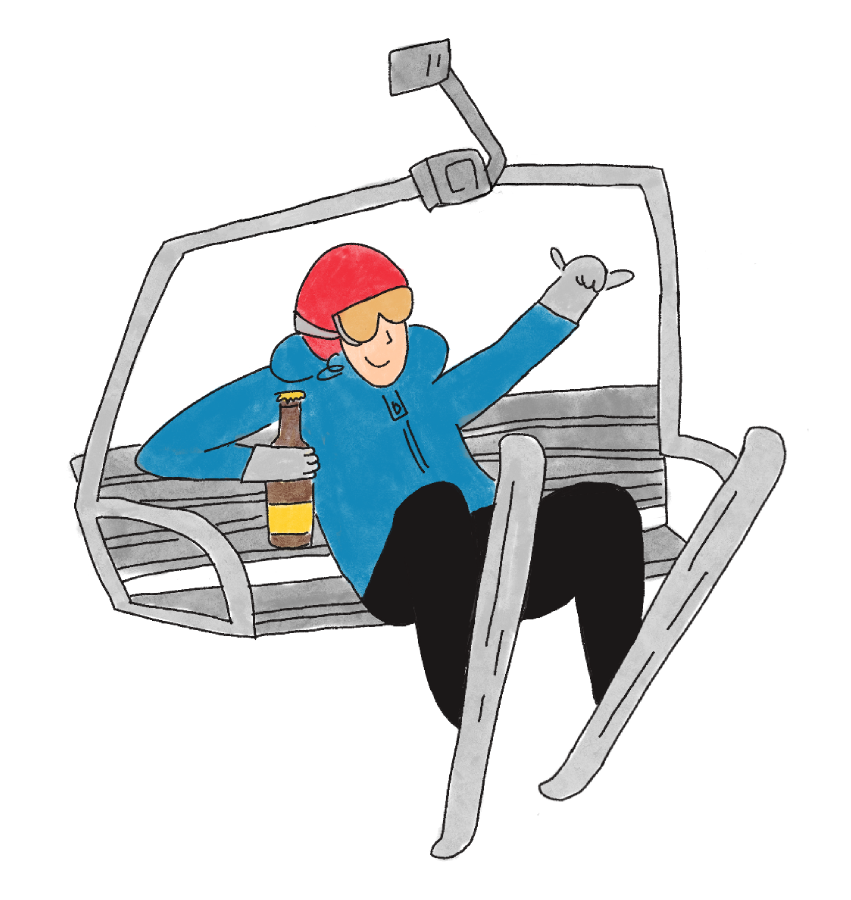
#> input picture griffinchairlift.png, 2552 x 2700 px (shown at 1/3 size)
$ python build_colorways.py
#> lines starting #> are read from the running program, lines starting #| are printed output that depends on the picture
#!/usr/bin/env python3
"""
Generates the tee print colorways from griffinchairlift.png and the
desktop-icon cutout mocial uses to launch the shop.

Why hue-shift instead of flat color replacement: the jacket (#1388b9) and
helmet (#f0303d) are the only two regions with a color unique to that part -
everything else (pants, ski poles, the chair frame, line art itself) shares
the same near-black stroke color, so it can't be recolored independently
without new source art that puts pants on their own layer/fill. Goggles and
gloves share their color with the beer bottle and chair highlights for the
same reason. That's why only jacket + helmet vary across colorways today.

Run again after editing PRESETS or swapping in a new griffinchairlift.png:
    python3 build_colorways.py
"""
import colorsys
import os
from PIL import Image, ImageChops

HERE = os.path.dirname(os.path.abspath(__file__))
SRC = os.path.join(os.path.dirname(HERE), "griffinchairlift.png")
OUT_DIR = os.path.join(HERE, "assets")
ICON_OUT = os.path.join(os.path.dirname(HERE), "griffinchairlift-icon.png")

JACKET_REF = (19, 136, 185)   # sampled from the source art
HELMET_REF = (240, 48, 61)

MAX_PRINT_WIDTH = 900    # web-sized print art used in the mockup
ICON_WIDTH = 320         # desktop-icon cutout (mocial displays it much smaller)

# Each preset only needs to name where jacket/helmet land - hue and
# saturation come from the hex, brightness keeps the original art's shading
# by scaling relative to the reference swatch above.
PRESETS = [
    {"slug": "og-blue",      "label": "OG Blue",      "jacket": None,      "helmet": None},
    {"slug": "blackout",     "label": "Blackout",     "jacket": "#202020", "helmet": "#4a4a4a"},
    {"slug": "powder-white", "label": "Powder White", "jacket": "#eef3f6", "helmet": "#cfe8f5"},
    {"slug": "sunset",       "label": "Sunset",       "jacket": "#ff7a3d", "helmet": "#ff3d7a"},
    {"slug": "forest",       "label": "Forest",       "jacket": "#2f6b3c", "helmet": "#d9a92b"},
    {"slug": "bruise",       "label": "Bruise",       "jacket": "#6a3fb5", "helmet": "#e63e8c"},
]


def hex_to_rgb(h):
    h = h.lstrip("#")
    return tuple(int(h[i:i + 2], 16) for i in (0, 2, 4))


def rgb_to_hsv255(rgb):
    r, g, b = (c / 255.0 for c in rgb)
    h, s, v = colorsys.rgb_to_hsv(r, g, b)
    return int(round(h * 255)), int(round(s * 255)), int(round(v * 255))


def circular_hue_lut(target, full=10, zero=28):
    """255 within `full` of the target hue, ramping to 0 by `zero` away."""
    lut = []
    for h in range(256):
        d = abs(h - target)
        d = min(d, 256 - d)
        if d <= full:
            lut.append(255)
        elif d >= zero:
            lut.append(0)
        else:
            lut.append(int(round(255 * (zero - d) / (zero - full))))
    return lut


def ramp_lut(lo, hi):
    """0 at/under lo, 255 at/over hi, linear between - a soft threshold."""
    lut = []
    for v in range(256):
        if v <= lo:
            lut.append(0)
        elif v >= hi:
            lut.append(255)
        else:
            lut.append(int(round(255 * (v - lo) / (hi - lo))))
    return lut


def scale_lut(factor):
    lut = []
    for v in range(256):
        lut.append(max(0, min(255, int(round(v * factor)))))
    return lut


def recolor_part(rgb_img, H, S, V, ref_rgb, target_hex):
    """Hue/sat replaced from target_hex; value scaled to preserve shading."""
    rh, rs, rv = rgb_to_hsv255(ref_rgb)
    th, ts, tv = rgb_to_hsv255(hex_to_rgb(target_hex))

    # Soft mask: full weight for pixels near the reference hue AND clearly
    # saturated (excludes the near-black/gray line art, which shares the
    # jacket/helmet's hue space but has almost no saturation). The ramp
    # (rather than a hard cutoff) is what keeps antialiased edges clean.
    weight = ImageChops.multiply(H.point(circular_hue_lut(rh)), S.point(ramp_lut(90, 150)))

    factor = tv / max(rv, 1)
    new_v = V.point(scale_lut(factor))
    new_h = Image.new("L", H.size, th)
    new_s = Image.new("L", H.size, ts)
    recolored_rgb = Image.merge("HSV", (new_h, new_s, new_v)).convert("RGB")

    return Image.composite(recolored_rgb, rgb_img, weight)


def main():
    os.makedirs(OUT_DIR, exist_ok=True)

    src = Image.open(SRC).convert("RGBA")
#> src is the input picture: PIL image 2552x2700 RGBA; mean R, G, B, A 30.3, 34.5, 36.6, 63.3
    alpha = src.split()[3]
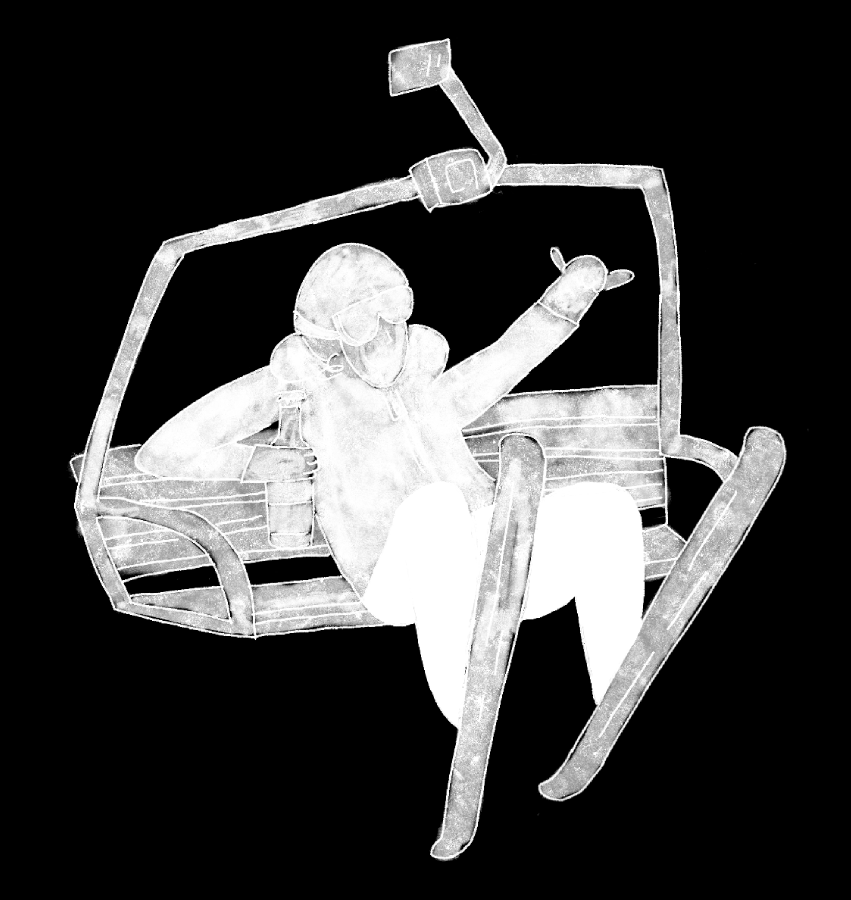
#> alpha: PIL image 2552x2700 L (shown at 1/3 size); min 0, max 255, mean 63.3
    bbox = alpha.getbbox()  # same crop for every variant so they line up
#> bbox = (181, 113, 2427, 2585)

    rgb = src.convert("RGB")
    H, S, V = rgb.convert("HSV").split()
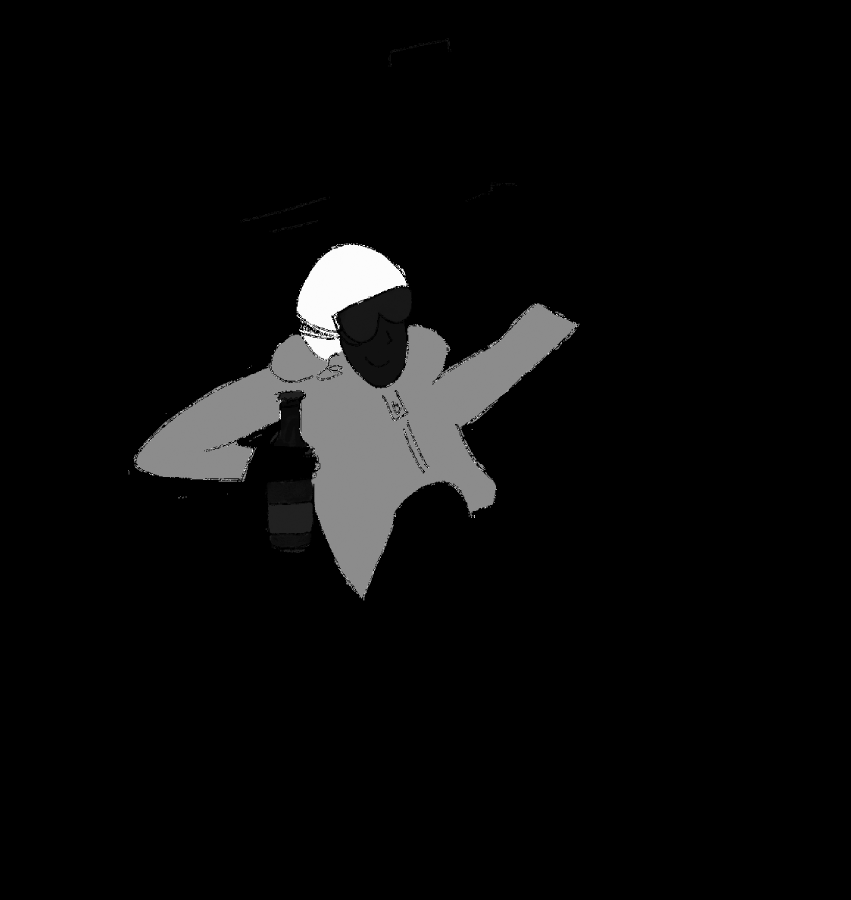
#> H: PIL image 2552x2700 L (shown at 1/3 size); min 0, max 254, mean 10.4
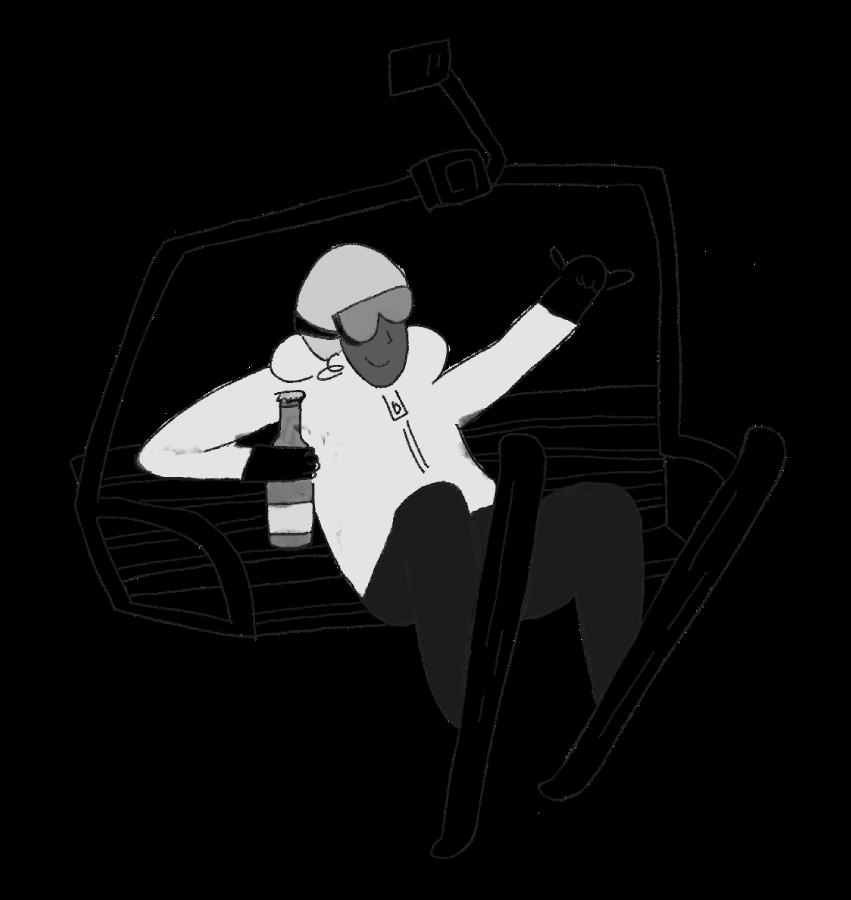
#> S: PIL image 2552x2700 L (shown at 1/3 size); min 0, max 255, mean 17.9
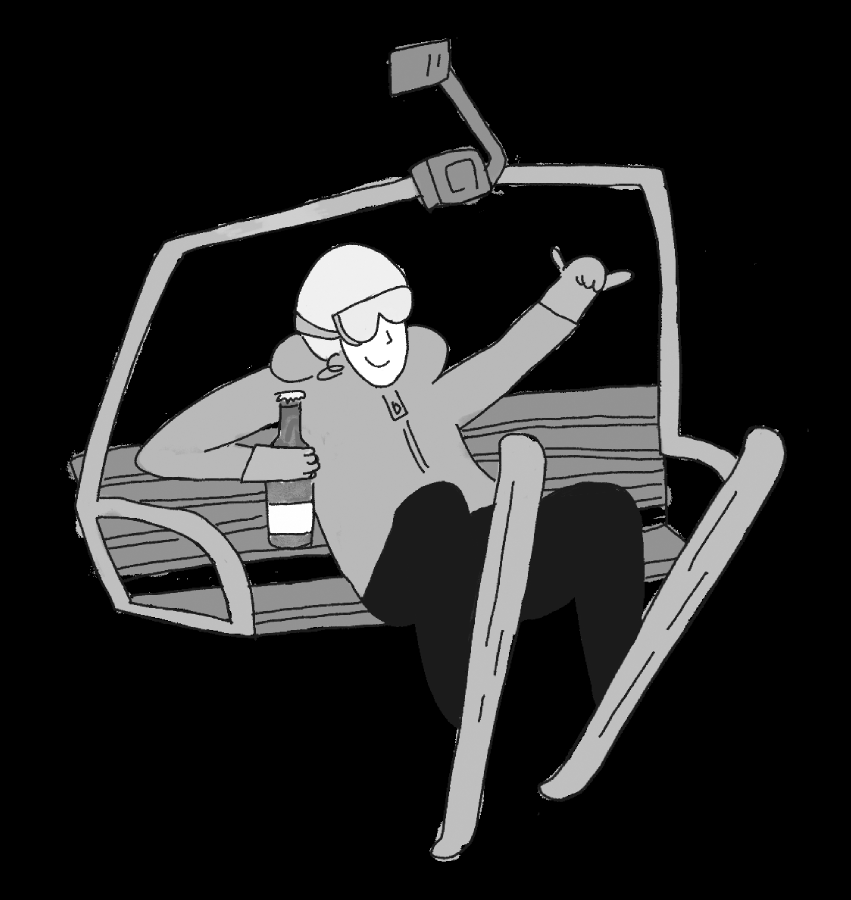
#> V: PIL image 2552x2700 L (shown at 1/3 size); min 0, max 255, mean 39.4

    for preset in PRESETS:
        out_rgb = rgb
        if preset["jacket"]:
            out_rgb = recolor_part(out_rgb, H, S, V, JACKET_REF, preset["jacket"])
        if preset["helmet"]:
            out_rgb = recolor_part(out_rgb, H, S, V, HELMET_REF, preset["helmet"])

        final = out_rgb.convert("RGBA")
        final.putalpha(alpha)
        final = final.crop(bbox)

        w, h = final.size
        if w > MAX_PRINT_WIDTH:
            final = final.resize((MAX_PRINT_WIDTH, round(h * MAX_PRINT_WIDTH / w)), Image.LANCZOS)

        out_path = os.path.join(OUT_DIR, "tee-" + preset["slug"] + ".png")
        final.save(out_path, optimize=True)
        print("wrote", out_path, final.size)
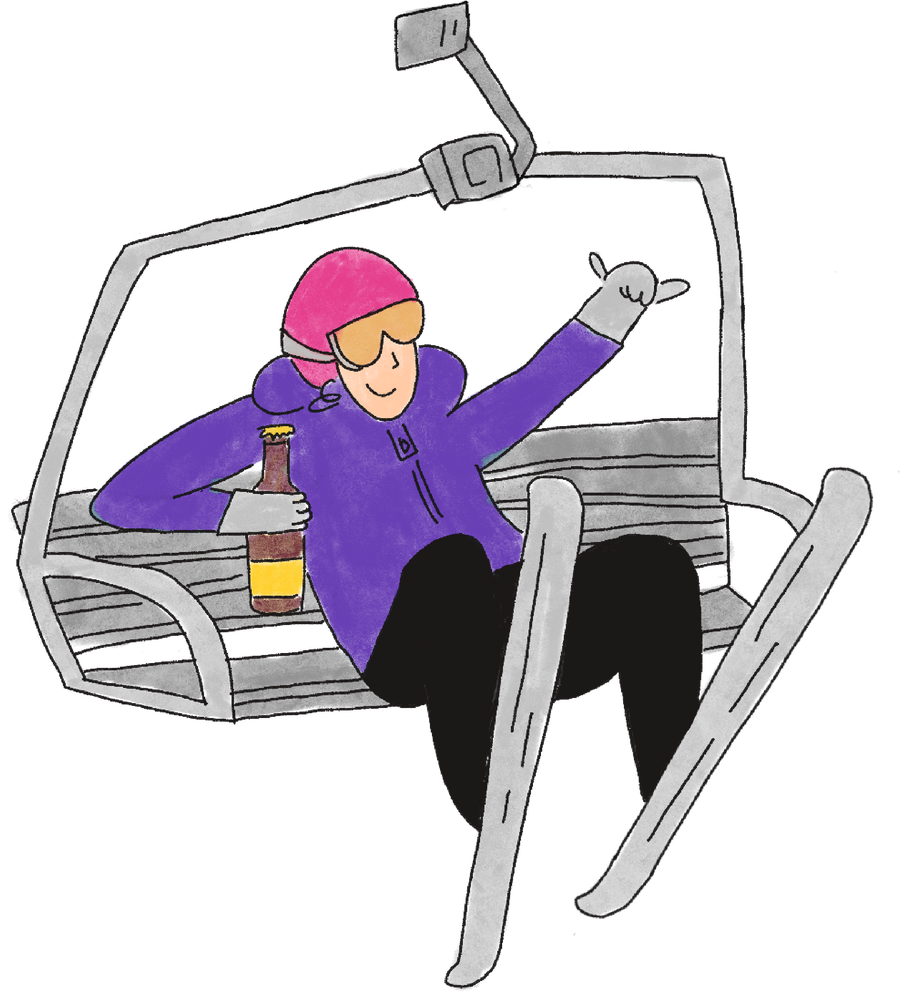
#> final: PIL image 900x991 RGBA; mean R, G, B, A 43.4, 38, 46, 78.6; transparent parts drawn white

    # Desktop icon: always the original colorway, trimmed the same way
    icon_src = src.crop(bbox)
    w, h = icon_src.size
    icon = icon_src.resize((ICON_WIDTH, round(h * ICON_WIDTH / w)), Image.LANCZOS)
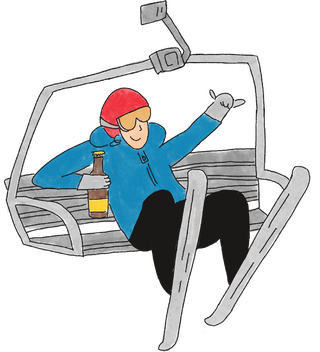
#> icon: PIL image 320x352 RGBA; mean R, G, B, A 37.8, 43, 45.6, 78.8; transparent parts drawn white
    icon.save(ICON_OUT, optimize=True)
    print("wrote", ICON_OUT, icon.size)
#| wrote griffinchairlift-icon.png (320, 352)


if __name__ == "__main__":
    main()
